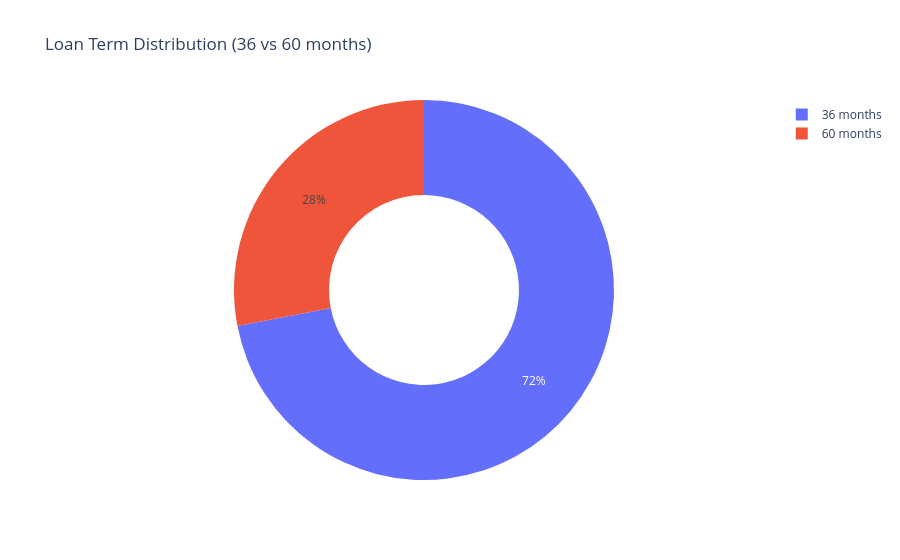

Here is the notebook cell this chart was saved with:
### Markdown cell above
### 5.3 Loan Term Analysis

### Code cell
term_summary = loans.groupby("term_months").agg(
    applications=("loan_id", "count"),
    total_funded_amount=("funded_amount", "sum"),
).reset_index()
term_summary["term_label"] = term_summary["term_months"].astype(str) + " months"

fig = px.pie(term_summary, names="term_label", values="applications", hole=0.5,
             title="Loan Term Distribution (36 vs 60 months)")
fig.show()

### Figure 1 — Plotly figure (JSON) as saved in the notebook; plotly's stock layout.template omitted (floating-point values rounded to 4 significant figures)
{"data": [{"domain": {"x": [0, 1], "y": [0, 1]}, "hole": 0.5, "hovertemplate": "term_label=%{label}<br>applications=%{value}<extra></extra>", "labels": ["36 months", "60 months"], "legendgroup": "", "name": "", "showlegend": true, "type": "pie", "values": [179891, 70109]}], "layout": {"legend": {"tracegroupgap": 0}, "title": {"text": "Loan Term Distribution (36 vs 60 months)"}}}
